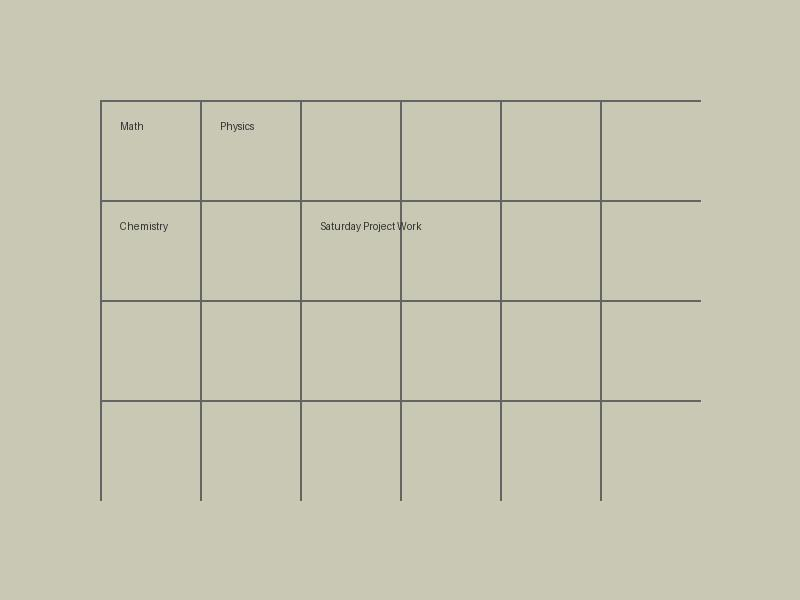
#> input picture backend/dummy_djsce.jpg, 800 x 600 px
$ python -i image_preprocessing.py   (imports and definitions only)
#> lines starting #> are read from the running program, lines starting #| are printed output that depends on the picture; after the words box and inside, x2 and y2 are one past the last pixel; in counts of white or black regions, pixels touching at a corner belong together
import cv2
import numpy as np
from PIL import Image, ExifTags

def apply_exif_rotation(img_path: str) -> np.ndarray:
    """
    Reads an image from disk using Pillow to apply EXIF orientation data.
    Returns a numpy array suitable for OpenCV (BGR).
    """
#> called with img_path = '../../dummy_djsce.jpg'
    try:
        with Image.open(img_path) as img:
            # We don't want to use ImageOps.exif_transpose because we want strict control
#> img is the input picture: PIL image 800x600 RGB; mean R, G, B 198.9, 197.9, 178.3
            if hasattr(img, '_getexif') and img._getexif() is not None:
                exif = img._getexif()
                orientation_key = None
                for k, v in ExifTags.TAGS.items():
                    if v == 'Orientation':
                        orientation_key = k
                        break

                if orientation_key and orientation_key in exif:
                    orientation = exif[orientation_key]
                    if orientation == 3:
                        img = img.rotate(180, expand=True)
                    elif orientation == 6:
                        img = img.rotate(270, expand=True)
                    elif orientation == 8:
                        img = img.rotate(90, expand=True)

            # Convert to OpenCV format
            # Pillow uses RGB, OpenCV uses BGR
            img_rgb = img.convert('RGB')
            cv_img = np.array(img_rgb)
            # Convert RGB to BGR
            cv_img = cv_img[:, :, ::-1].copy()
            return cv_img
    except Exception as e:
        # Fallback to standard cv2 imread if Pillow fails
        return cv2.imread(img_path)

def preprocess_image_for_ocr(img_path: str) -> np.ndarray:
    """
    Deterministically processes the image for optimal OCR extraction.
    1. EXIF Auto-rotation
    2. Grayscale conversion
    3. Contrast enhancement (CLAHE)
    4. Adaptive thresholding
    """
    # 1. Read and apply EXIF rotation
    img = apply_exif_rotation(img_path)
    if img is None:
        raise ValueError("Failed to load image.")

    # 2. Convert to Grayscale
    gray = cv2.cvtColor(img, cv2.COLOR_BGR2GRAY)

    # 3. Contrast enhancement using CLAHE (Contrast Limited Adaptive Histogram Equalization)
    clahe = cv2.createCLAHE(clipLimit=2.0, tileGridSize=(8, 8))
    enhanced = clahe.apply(gray)

    # 4. Adaptive Thresholding / Binarization
    # Using Gaussian adaptive thresholding to cleanly separate text from varying background shadows
    binary = cv2.adaptiveThreshold(
        enhanced,
        255,
        cv2.ADAPTIVE_THRESH_GAUSSIAN_C,
        cv2.THRESH_BINARY,
        11,
        2
    )
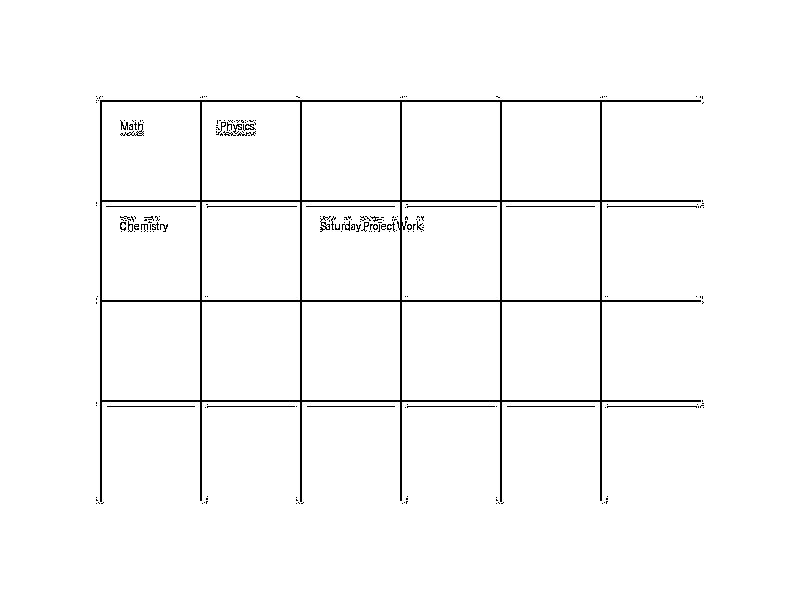
#> binary: shape (600, 800); 97.5% white; black in thin lines or dots, all inside (x1, y1, x2, y2) = (96, 96, 704, 504)

    return binary

>>> result = preprocess_image_for_ocr('../../dummy_djsce.jpg')
